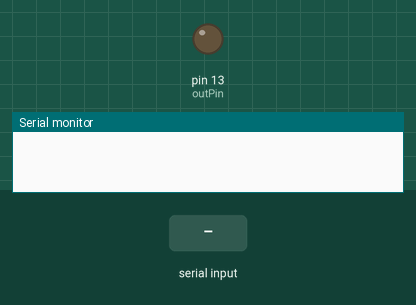
This sketch was run on a simulated Arduino Uno, built with avr-gcc and run on an emulated ATmega328P. Shown: output pins drawn as LEDs (lit = HIGH), the last lines printed to the serial monitor. The test bench sets the inputs (shaded band).

Above: at 1.2 s.
1.3 s: "-\n" received over Serial
At 2.9 s:
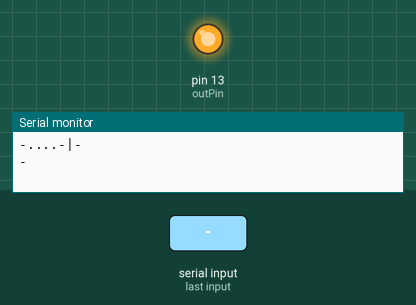
Timing chart, 0 to 7.6 s (numbered marks = the images above; inputs shaded):
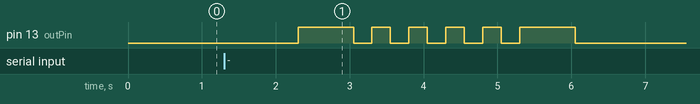

The sketch:

StringToMorse.ino
```cpp
/*
  StringToMorse Serial Converter
  - Action: Takes serial input and flashes LED taking spaces and pauses into account.
  - Built by: Miguel Tapia
  - Boilerplate:  Example blink last modified by Scott Fitzgerald
  - Consulted Sources:
    * Morse Chart  :  https://morsecode.scphillips.com/morse2.html
    * Morse Timings:  https://morsecode.scphillips.com/timing.html
    * Text to Morse:  http://www.unit-conversion.info/texttools/morse-code/
  - NOTE:
    * I intentionally left Serial.print in multiple locations. This is to
    see the morse "." or "-" in screen as well as through the led. Furthermore,
    the spaces between characters and words can be seen on the serial monitor.
*/

// Needed Variable Declarations
int outPin;
int dotSpeed;
int dashSpeed;
int wordSpeed;
String input;

char letters[51] = {'A', 'B', 'C', 'D', 'E', 'F', 'G', 'H', 'I', 'J', 'K', 'L',
                    'M', 'N', 'O', 'P', 'Q', 'R', 'S', 'T', 'U', 'V', 'W', 'X',
                    'Y', 'Z', '0', '1', '2', '3', '4', '5', '6', '7', '8', '9',
                    '&', '\'', '@', ')', '(', ':', ',', '=', '!', '.', '-', '+',
                    '"', '?', '/'
                    };

String morse[51] = {".-", "-...", "-.-.", "-..", ".", "..-.", "--.", "....", "..",
                    ".---", "-.-", ".-..", "--", "-.", "---", ".--.", "--.-", ".-.",
                    "...", "-", "..-", "...-", ".--", "-..-", "-.--", "--..", "-----",
                    ".----", "..---", "...--", "....-", ".....", "-....", "--...",
                    "---..", "----.", ".-...", ".----.", ".--.-.", "-.--.-", "-.--.",
                    "---...", "--..--", "-...-", "-.-.--", ".-.-.-", "-....-", ".-.-.",
                    ".-..-.", "..--..", "-..-."
                    };


// START: setup()
void setup() {
  // * Ardino Setup Before Running Loop *
  /*
    - Intra-character space and Inter-character space not
    declared or initialized, for these spaces are equal to
    1 unit and 3 unit respectively which are the same as
    dotSpeed and dashSpeed. Thus, I decided to use dotSpeed
    and dashSpeed to represent these spaces.
  */

  outPin = LED_BUILTIN;
  dotSpeed = 250;
  dashSpeed = 750;
  wordSpeed = 1750;

  input = "";
  pinMode(outPin, OUTPUT);

  // Opens Serial Connection
  Serial.begin(9600);
} // END: setup()


// START: toMorse()
String toMorse(String standardIn) {
  // * Reads each character in "standardIn" and output the equivalent morse code.*
  int sLength = standardIn.length();
  String output = "";

  for (int i = 0; i < sLength; i++) {
    char thisChar = standardIn.charAt(i);
    if (thisChar == ' ') {
      output += "~";
      continue;
    }

    for (int j = 0; j < 51; j++) {
      if (letters[j] == thisChar) {
        output += morse[j] + "|";
        exit; // Takes you out into the parent loop
      }
    }
  }

  Serial.print(output);
  return output;
} // END: toMorse()


// START: flashTheLed()
void flashTheLed(String morseIn) {
  // * Flashes the LED accordingly *
  int lenMorseIn = morseIn.length();
  String charSec = "";
  char currentChar;
  int j = 0; // "J" declared here so that inner for knows its last position in charSec

  for (int i = 0; i < lenMorseIn; i++) {
    currentChar = morseIn.charAt(i);
    if (currentChar != '|') {
      // Creates String With One Character
      charSec += currentChar;
    } else {
      /* Flash */
      // A pipe was reached. Flash the light.
      int lenCharSec = charSec.length();
      for (;j < lenCharSec; j++) {
        if (charSec.charAt(j) == '-') {
          Serial.print(charSec.charAt(j));
          digitalWrite(outPin, HIGH);
          delay(dashSpeed);
          digitalWrite(outPin, LOW);

          /* Intra-Character Space 1 Unit */
          delay(dotSpeed);
        } else if (charSec.charAt(j) == '.') {
          Serial.print(charSec.charAt(j));
          digitalWrite(outPin, HIGH);
          delay(dotSpeed);
          digitalWrite(outPin, LOW);

          /* Intra-Character Space 1 Unit */
          delay(dotSpeed);
        } else {
          Serial.print(charSec.charAt(j));

          /* Word Space 7 Units */
          delay(wordSpeed);
        }
      }
      /* Inter-Character Space 3 Units */
      Serial.print(" "); // Shows inter char spaces
      delay(dashSpeed);
    }
  }

  // Newline For Multiple Entries
  if (lenMorseIn != 0) {
    Serial.println('\n');
  }
} // END: flashTheLed()


// START: loop()
void loop() {
  // * Reads data incoming from serial line *
  while (Serial.available()) {
    input += Serial.readString();
  }
  /* Change Input to Uppercase Characters */
  input.toUpperCase();

  /* Get Morse String */
  String morsed = toMorse(input);

  Serial.print(input);
  flashTheLed(morsed);

  // Finished with the output; reset variables for next input
  input = "";
} // END: loop()
```

Measured:
- after the input at 1.3 s, pin 13 (outPin): goes HIGH 0.75 s, 4 × (LOW 0.25 s, HIGH 0.25 s), LOW 0.25 s, HIGH 0.75 s, then LOW, starting after 1.0 s
